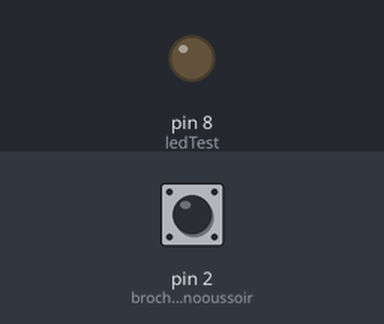
Bench run of a sketch on a simulated Arduino Uno, built with avr-gcc and run on an emulated ATmega328P. Parts: output pins drawn as LEDs (lit = HIGH). Dashed ring = blinking. Inputs (shaded band) come from the test bench; at power-on: pin 2 (brocheBoutonooussoir) LOW.

Above: at 1.2 s.
1.3 s: pin 2 (brocheBoutonooussoir) pulsed HIGH 2 times (0.12 s each, 0.3 s apart)
At 1.53 s:
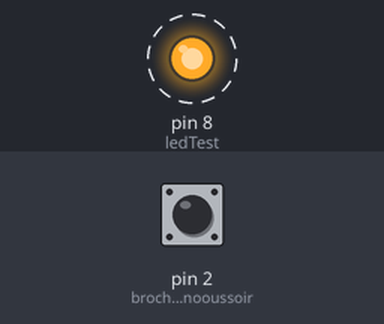
Timing chart, 0 to 10.3 s (numbered marks = the images above; inputs shaded):
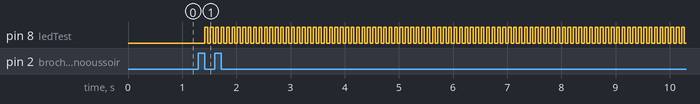

The sketch:

MOOCFN04_Lecon3_TestRebondBouton.ino
```cpp
/* José Relland - Janvier 2015

   Exercice MOOC - La Fabrication Numérique
   De l'Institut Les Mines - Telecom
   Sur la plateforme FUN : France Université Numérique.

   TP de la leçon N°3
   Cahier des Charges :
   Test des rebond du bouton poussoir
   - Compter les rebonds
   - Faire compter ces rebonds par la LED

   Note : Néant

Branchements :
Bouton poussoir en 2,
LED en 8.

Remerciements à l'équipe du MOOC "La Fabrication Numérique" de l'Intitut Mines - Telecom.

Le présent programme est dans le domaine public.
*/

// Déclaration de variables, constantes
const int brocheBoutonooussoir = 2;
const int ledTest = 8;
int compteur = 0;
int etatBouton = 0;
int memoireBP = 0;

// Fonction d'initialisation
void setup() {
  pinMode(brocheBoutonooussoir, INPUT);
  pinMode(ledTest, OUTPUT);

}

// Fonction de travail qui tourne en boucle
void loop() {
  etatBouton = digitalRead(brocheBoutonooussoir);
  compteur = 0;
  while (etatBouton == HIGH) {
    // Incrémente le compteur
    compteur = compteur+1;
    // C'est le nombre de passage du programme pendant l'appui
    // qui fait le nombre d'impulsions (et non le rebond mécanique
  etatBouton = digitalRead(brocheBoutonooussoir);
} loop;

  // delay(1000);

  // Comptage des impulsions enregistrées
  while (compteur/100 != 0) {
    digitalWrite(ledTest, HIGH);
    delay(50);
    digitalWrite(ledTest, LOW);
    delay(50);
    compteur = compteur-100;
  } loop;

  // Pas de caractère au-delà de l'accolage.
}
```

Measured:
- after the input at 1.3 s, pin 8 (ledTest): alternates HIGH for 0.05 s and LOW for 0.05 s, starting after 0.12 s
